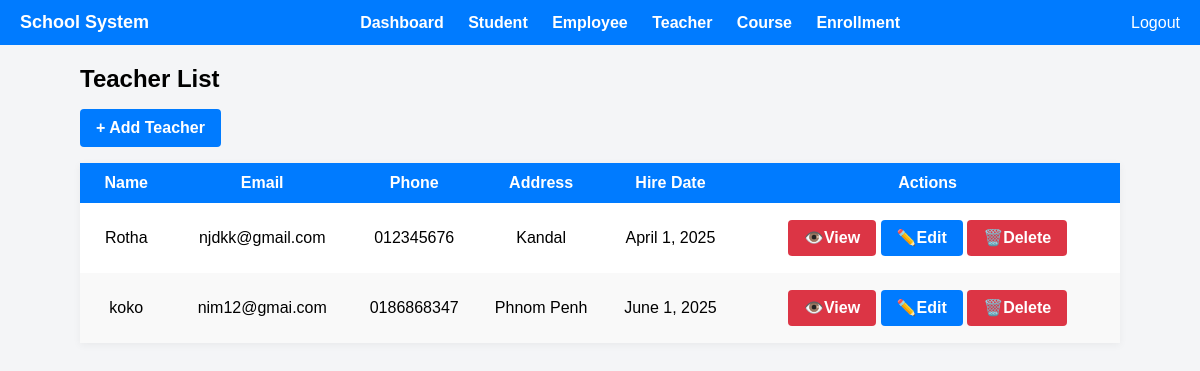
The app's page /teachers/ (signed in) with its own data.
### teachers/models.py (models this page shows, shortened)
class Teacher(models.Model):
    name = models.CharField(max_length=100)
    email = models.EmailField(unique=True)
    phone = models.CharField(max_length=15, blank=True, null=True)
    address= models.TextField(blank=True, null=True)
    hire_date = models.DateField(null=True, blank=True)

### employees/decorators.py (the view)
    def wrapper(request, *args, **kwargs):
        if not request.session.get('employee_id'):
            return redirect('login')
        return view_func(request, *args, **kwargs)

### teachers/views.py (called while the page is built)
@employee_login_required
def teacher_list(request):
    teachers = Teacher.objects.all()
    return render(request, 'teachers/teacher_list.html', {'teachers': teachers})

### teachers/templates/teachers/teacher_list.html (shortened to what this page needs)
{% extends 'base.html' %}
{% block content %}
    <div class="container-lg">
      <div class="d-flex justify-content-between align-items-center mb-4">
        <h2 class="mb-0 text-danger fw-bold">Teacher List</h2>
        <a href="{% url 'teacher_create' %}" class="button-link">+ Add Teacher</a>
      </div>
      <div class="table-responsive text-center">
        <table class="table table-hover align-middle">
          <thead class="table-dark">
            <tr>
              <th scope="col">Name</th>
              <th scope="col">Email</th>
              <th scope="col">Phone</th>
              <th scope="col">Address</th>
              <th scope="col">Hire Date</th>
              <th scope="col">Actions</th>
            </tr>
          </thead>
          <tbody>
            {% for t in teachers %}
            <tr>
              <td>{{ t.name }}</td>
              <td>{{ t.email }}</td>
              <td>{{ t.phone }}</td>
              <td>{{ t.address }}</td>
              <td>{{ t.hire_date }}</td>
              <td>
                <a href="{% url 'teacher_detail' t.id %}" class="button-link delete-btn">👁️View</a>
                <a href="{% url 'teacher_update' t.id %}" class="button-link">✏️Edit</a>
                <a href="{% url 'teacher_delete' t.id %}" class="button-link delete-btn">🗑️Delete</a>
              </td>
            </tr>
            {% endfor %}
          </tbody>
        </table>
      </div>
    </div>
    {% endblock content %}

### static/css/style.css (style rules this page uses)
body { margin: 0; font-family: Arial, sans-serif; background-color: #f4f5f7; }
.container-lg { max-width: 90%; margin: auto; padding: 20px; }
table.table { width: 100%; background-color: white; border-collapse: collapse; box-shadow: 0 2px 8px rgba(0, 0, 0, 0.05); }
table.table thead { background-color: #007bff; color: white; font-size: 14px; }
table.table th { vertical-align: middle; padding: 12px; text-align: center; line-height: 1; font-size: 16px; }
table.table td { vertical-align: middle; padding: 1px; text-align: center; line-height: 1; font-size: 16px; }
table.table tbody tr:nth-child(even) { background-color: #f9f9f9; }
a { text-decoration: none; color: #007bff; font-weight: 500; }
a.button-link { display: inline-block; padding: 10px 16px; margin: 16px 0; background-color: #007bff; color: white; border-radius: 4px; font-weight: bold; text-decoration: none; transition: background-color 0.2s; }
.button-link { display: inline-block; padding: 10px 16px; margin: 8px 4px; background-color: #007bff; color: white; border: none; border-radius: 4px; font-weight: bold; text-decoration: none; transition: background-color 0.2s; cursor: pointer; }
.button-link.delete-btn { background-color: #dc3545 !important; }
* { margin: 0; padding: 0; box-sizing: border-box; }

### records on screen
Teacher: name "Rotha", email "njdkk@gmail.com", phone "012345676", address "Kandal", hire_date "April 1, 2025"
Teacher: name "koko", email "nim12@gmai.com", phone "0186868347", address "Phnom Penh", hire_date "June 1, 2025"
